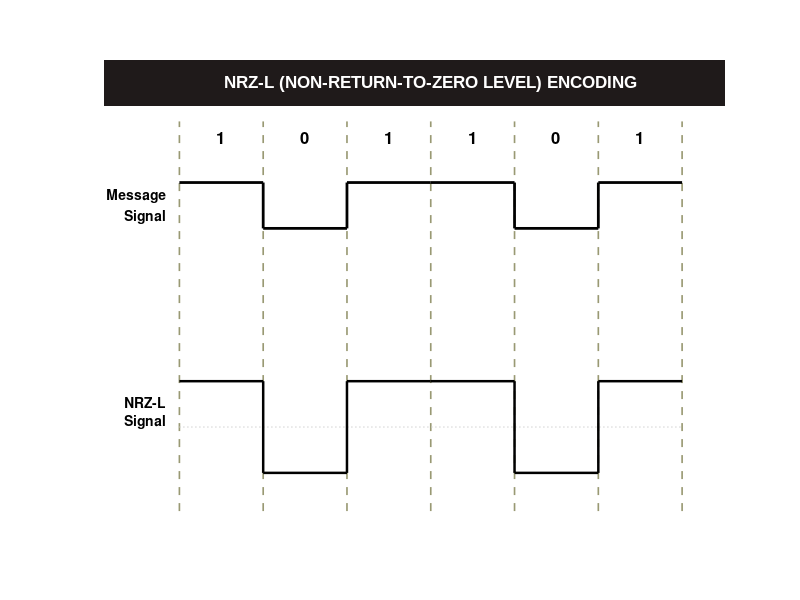

Write the MATLAB code that produced this figure.
% MATLAB Script: NRZ-L (Non-Return-to-Zero Level) Line Encoding Diagram
clear; clc; close all;

% 1. Input Binary Data Sequence
bits = [1 0 1 1 0 1];
n = length(bits);

% 2. Message Signal (Binary Square Waveform)
t_msg = [];
v_msg = [];
for i = 1:n
    t_msg = [t_msg, i-1, i];
    v_msg = [v_msg, bits(i), bits(i)];
end

% 3. NRZ-L Line Encoding Logic
% Rule:
% - Bit '1': High positive voltage level (+1V)
% - Bit '0': Low negative voltage level (-1V)

t_nrzl = [];
v_nrzl = [];

for i = 1:n
    if bits(i) == 1
        level = 1;  % Positive voltage for '1'
    else
        level = -1; % Negative voltage for '0'
    end
    
    t_nrzl = [t_nrzl, i-1, i];
    v_nrzl = [v_nrzl, level, level];
end

% 4. Baseline Offsets for Vertical Stacking
y_msg_base  = 3.8;
y_nrzl_base = 1.2;
amp = 0.6; % Waveform scaling factor

% 5. Rendering Figure Canvas
fig = figure('Color', 'w', 'Position', [100, 100, 800, 520]);
hold on; axis off;

% Draw Dark Top Banner
rectangle('Position', [-0.9, 5.4, n + 1.8, 0.6], ...
    'FaceColor', [0.12 0.10 0.10], 'EdgeColor', 'none');
text(n/2, 5.7, 'NRZ-L (NON-RETURN-TO-ZERO LEVEL) ENCODING', ...
    'Color', 'w', 'FontSize', 12, 'FontWeight', 'bold', ...
    'HorizontalAlignment', 'center', 'FontName', 'Arial');

% Vertical Olive/Grey Dashed Grid Lines (Bit Boundaries)
grid_color = [0.6, 0.6, 0.45];
for i = 0:n
    line([i, i], [0.1, 5.2], 'Color', grid_color, 'LineStyle', '--', 'LineWidth', 1.2);
end

% Zero Voltage Reference Line for NRZ-L
line([0, n], [y_nrzl_base, y_nrzl_base], 'Color', [0.8 0.8 0.8], 'LineStyle', ':', 'LineWidth', 1);

% Plot Signals (Black lines)
plot(t_msg, y_msg_base + amp * v_msg, 'k', 'LineWidth', 2);         % Binary Message
plot(t_nrzl, y_nrzl_base + amp * v_nrzl, 'k', 'LineWidth', 1.8);    % NRZ-L Signal

% Display Bit Digits Above Message Signal
for i = 1:n
    text(i - 0.5, 5.0, num2str(bits(i)), 'FontSize', 12, ...
        'FontWeight', 'bold', 'HorizontalAlignment', 'center');
end

% Side Axis Labels
text(-0.15, y_msg_base + 0.3, sprintf('Message\nSignal'), 'FontSize', 10, ...
    'HorizontalAlignment', 'right', 'FontWeight', 'bold');
text(-0.15, y_nrzl_base + 0.2, sprintf('NRZ-L\nSignal'), 'FontSize', 10, ...
    'HorizontalAlignment', 'right', 'FontWeight', 'bold');

% Canvas Boundaries
xlim([-0.9, n + 0.5]);
ylim([-0.2, 6.2]);
hold off;
